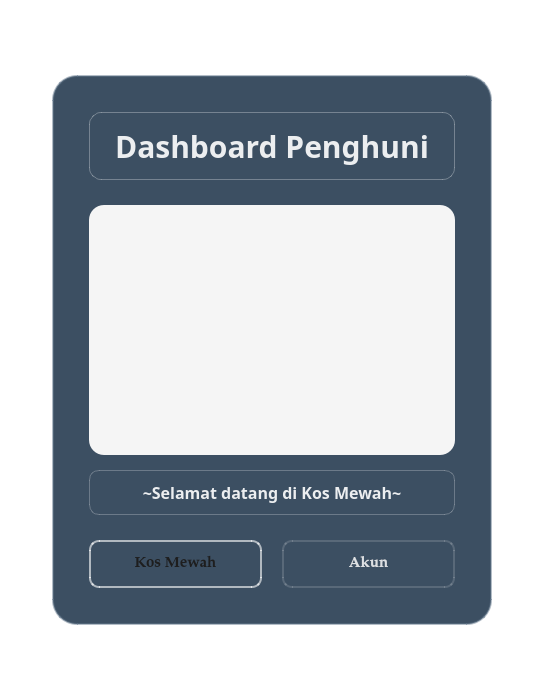
<?xml version="1.0" encoding="UTF-8"?>
<ui version="4.0">
 <class>MainWindow</class>
 <widget class="QMainWindow" name="MainWindow">
  <property name="geometry">
   <rect>
    <x>0</x>
    <y>0</y>
    <width>543</width>
    <height>700</height>
   </rect>
  </property>
  <property name="windowTitle">
   <string>Dashboard Penghuni</string>
  </property>
  <property name="styleSheet">
   <string notr="true">QMainWindow {
    background-color: #ffffff;
}

QWidget#centralwidget {
    background: transparent;
}

QFrame#dashboardFrame {
    background: rgba(50, 70, 90, 0.95);
    border-radius: 25px;
    border: 2px solid rgba(100, 120, 140, 0.5);
}

QLabel#titleLabel {
    color: rgba(255, 255, 255, 230);
    font-size: 30px;
    font-weight: bold;
    text-shadow: 3px 3px 6px rgba(0, 0, 0, 0.8);
    background: qlineargradient(spread:pad, x1:0, y1:0, x2:1, y2:0, 
                stop:0 rgba(20, 47, 78, 200), stop:1 rgba(85, 98, 112, 200));
    border-radius: 12px;
    padding: 12px 25px;
    border: 1px solid rgba(255, 255, 255, 0.3);
}

QFrame#imageFrame {
    background: rgba(255, 255, 255, 0.95);
    border-radius: 18px;
    border: 3px solid rgba(255, 255, 255, 0.6);
}

QLabel#imageLabel {
    background-color: #f5f5f5;
    border-radius: 15px;
}

QLabel#roomLabel {
    color: rgba(255, 255, 255, 230);
    font-size: 16px;
    font-weight: bold;
    background: qlineargradient(spread:pad, x1:0, y1:0, x2:1, y2:0, 
                stop:0 rgba(20, 47, 78, 180), stop:1 rgba(85, 98, 112, 180));
    border-radius: 10px;
    padding: 10px 25px;
    border: 1px solid rgba(255, 255, 255, 0.25);
}

QPushButton#kosButton {
    background-color: qlineargradient(spread:pad, x1:0, y1:0.505682, x2:1, y2:0.477, 
                      stop:0 rgba(240, 240, 240, 230), stop:1 rgba(255, 255, 255, 240));
    color: rgba(30, 30, 30, 255);
    border: 2px solid rgba(255, 255, 255, 0.6);
    border-radius: 10px;
    padding: 14px 35px;
    font-size: 15px;
    font-weight: bold;
}

QPushButton#kosButton:hover {
    background-color: qlineargradient(spread:pad, x1:0, y1:0.505682, x2:1, y2:0.477, 
                      stop:0 rgba(255, 255, 255, 240), stop:1 rgba(255, 255, 255, 255));
}

QPushButton#kosButton:pressed {
    padding-left: 5px;
    padding-top: 5px;
    background-color: rgba(220, 220, 220, 230);
}

QPushButton#accountButton {
    background-color: qlineargradient(spread:pad, x1:0, y1:0.505682, x2:1, y2:0.477, 
                      stop:0 rgba(20, 47, 78, 219), stop:1 rgba(85, 98, 112, 226));
    color: rgba(255, 255, 255, 210);
    border-radius: 10px;
    padding: 14px 35px;
    font-size: 15px;
    font-weight: bold;
    border: 2px solid rgba(255, 255, 255, 0.15);
}

QPushButton#accountButton:hover {
    background-color: qlineargradient(spread:pad, x1:0, y1:0.505682, x2:1, y2:0.477, 
                      stop:0 rgba(40, 67, 98, 219), stop:1 rgba(105, 118, 132, 226));
}

QPushButton#accountButton:pressed {
    padding-left: 5px;
    padding-top: 5px;
    background-color: rgba(105, 118, 132, 200);
}</string>
  </property>
  <widget class="QWidget" name="centralwidget">
   <layout class="QVBoxLayout" name="verticalLayout">
    <property name="spacing">
     <number>0</number>
    </property>
    <property name="leftMargin">
     <number>0</number>
    </property>
    <property name="topMargin">
     <number>0</number>
    </property>
    <property name="rightMargin">
     <number>0</number>
    </property>
    <property name="bottomMargin">
     <number>0</number>
    </property>
    <item>
     <layout class="QVBoxLayout" name="verticalLayout_2">
      <property name="spacing">
       <number>0</number>
      </property>
      <item>
       <spacer name="verticalSpacer">
        <property name="orientation">
         <enum>Qt::Vertical</enum>
        </property>
        <property name="sizeHint" stdset="0">
         <size>
          <width>20</width>
          <height>40</height>
         </size>
        </property>
       </spacer>
      </item>
      <item>
       <layout class="QHBoxLayout" name="horizontalLayout">
        <item>
         <spacer name="horizontalSpacer">
          <property name="orientation">
           <enum>Qt::Horizontal</enum>
          </property>
          <property name="sizeHint" stdset="0">
           <size>
            <width>40</width>
            <height>20</height>
           </size>
          </property>
         </spacer>
        </item>
        <item>
         <widget class="QFrame" name="dashboardFrame">
          <property name="minimumSize">
           <size>
            <width>380</width>
            <height>480</height>
           </size>
          </property>
          <property name="maximumSize">
           <size>
            <width>450</width>
            <height>550</height>
           </size>
          </property>
          <layout class="QVBoxLayout" name="verticalLayout_3">
           <property name="spacing">
            <number>25</number>
           </property>
           <property name="leftMargin">
            <number>35</number>
           </property>
           <property name="topMargin">
            <number>35</number>
           </property>
           <property name="rightMargin">
            <number>35</number>
           </property>
           <property name="bottomMargin">
            <number>35</number>
           </property>
           <item>
            <widget class="QLabel" name="titleLabel">
             <property name="font">
              <font>
               <family>MS Reference Sans Serif</family>
               <pointsize>-1</pointsize>
               <weight>75</weight>
               <bold>true</bold>
              </font>
             </property>
             <property name="text">
              <string>Dashboard Penghuni</string>
             </property>
             <property name="alignment">
              <set>Qt::AlignCenter</set>
             </property>
            </widget>
           </item>
           <item>
            <widget class="QLabel" name="imageLabel">
             <property name="minimumSize">
              <size>
               <width>250</width>
               <height>250</height>
              </size>
             </property>
             <property name="styleSheet">
              <string notr="true">padding : 13px;
border-image: url(:/dasbordpenghuni/Foto/penghuni.jpeg);
</string>
             </property>
             <property name="text">
              <string/>
             </property>
             <property name="pixmap">
              <pixmap>:/Desain Kost Tropis.jpeg</pixmap>
             </property>
             <property name="scaledContents">
              <bool>true</bool>
             </property>
             <property name="alignment">
              <set>Qt::AlignCenter</set>
             </property>
            </widget>
           </item>
           <item>
            <widget class="QLabel" name="roomLabel">
             <property name="font">
              <font>
               <family>Segoe Script</family>
               <pointsize>-1</pointsize>
               <weight>75</weight>
               <bold>true</bold>
              </font>
             </property>
             <property name="text">
              <string>~Selamat datang di Kos Mewah~</string>
             </property>
             <property name="alignment">
              <set>Qt::AlignCenter</set>
             </property>
            </widget>
           </item>
           <item>
            <layout class="QHBoxLayout" name="horizontalLayout_2">
             <property name="spacing">
              <number>20</number>
             </property>
             <item>
              <widget class="QPushButton" name="kosButton">
               <property name="font">
                <font>
                 <family>Palatino Linotype</family>
                 <pointsize>-1</pointsize>
                 <weight>75</weight>
                 <bold>true</bold>
                </font>
               </property>
               <property name="cursor">
                <cursorShape>PointingHandCursor</cursorShape>
               </property>
               <property name="text">
                <string>Kos Mewah</string>
               </property>
              </widget>
             </item>
             <item>
              <widget class="QPushButton" name="accountButton">
               <property name="font">
                <font>
                 <family>Palatino Linotype</family>
                 <pointsize>-1</pointsize>
                 <weight>75</weight>
                 <bold>true</bold>
                </font>
               </property>
               <property name="cursor">
                <cursorShape>PointingHandCursor</cursorShape>
               </property>
               <property name="text">
                <string>Akun</string>
               </property>
              </widget>
             </item>
            </layout>
           </item>
          </layout>
         </widget>
        </item>
        <item>
         <spacer name="horizontalSpacer_2">
          <property name="orientation">
           <enum>Qt::Horizontal</enum>
          </property>
          <property name="sizeHint" stdset="0">
           <size>
            <width>40</width>
            <height>20</height>
           </size>
          </property>
         </spacer>
        </item>
       </layout>
      </item>
      <item>
       <spacer name="verticalSpacer_4">
        <property name="orientation">
         <enum>Qt::Vertical</enum>
        </property>
        <property name="sizeHint" stdset="0">
         <size>
          <width>20</width>
          <height>40</height>
         </size>
        </property>
       </spacer>
      </item>
     </layout>
    </item>
   </layout>
  </widget>
 </widget>
 <resources>
  <include location="dasbordpenghuni.qrc"/>
 </resources>
 <connections/>
</ui>
